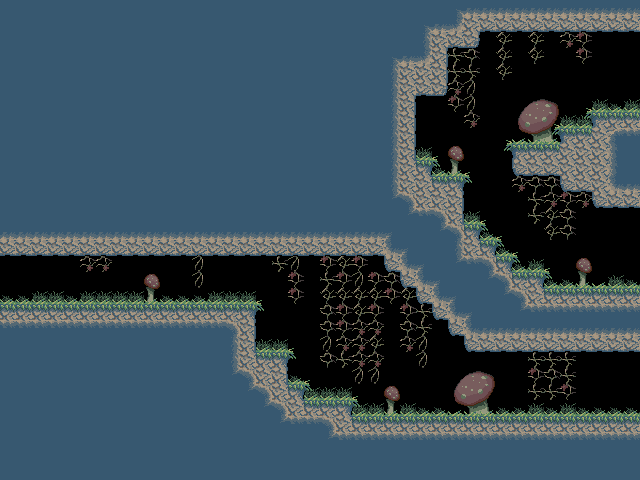

This is a level from a 2D game, rendered from its Tiled map with the project's own tilesets. A one-line summary and the map file follow, with tile-layer data summarised:
An orthogonal 40x30 tile map with 16x16 px tiles, 3 tile layers (FarBack, NearBack, Ground) and 8 objects (4x exit, 4x entrance).

<map version="1.0" orientation="orthogonal" width="40" height="30" tilewidth="16" tileheight="16">
 <properties>
  <property name="name" value="There And Back Again" />
 </properties>
 <tileset firstgid="1" source="tiles.tsx" />
 <layer name="FarBack" width="40" height="30">
  <data>[1200 cells, 164 non-empty, 19 distinct tile ids]</data>
 </layer>
 <layer name="NearBack" width="40" height="30">
  <data>[1200 cells, 79 non-empty, 7 distinct tile ids]</data>
 </layer>
 <layer name="Ground" width="40" height="30">
  <data>[1200 cells, 857 non-empty, 20 distinct tile ids]</data>
 </layer>
 <objectgroup name="Connections" width="40" height="30">
  <object type="exit" x="0" y="256" width="16" height="48">
   <properties>
    <property name="entrance" value="right" />
    <property name="from" value="right" />
    <property name="to" value="rise" />
   </properties>
  </object>
  <object name="left" type="entrance" x="0" y="272" width="32" height="32" />
  <object type="exit" x="624" y="352" width="16" height="64">
   <properties>
    <property name="entrance" value="bottomLeft" />
    <property name="from" value="left" />
    <property name="to" value="lostWoods" />
   </properties>
  </object>
  <object name="bottomRight" type="entrance" x="608" y="384" width="32" height="32" />
  <object type="exit" x="624" y="208" width="16" height="80">
   <properties>
    <property name="entrance" value="middleLeft" />
    <property name="from" value="left" />
    <property name="to" value="lostWoods" />
   </properties>
  </object>
  <object name="middleRight" type="entrance" x="608" y="256" width="32" height="32" />
  <object name="topRight" type="entrance" x="608" y="80" width="32" height="32" />
  <object type="exit" x="624" y="32" width="16" height="80">
   <properties>
    <property name="entrance" value="topLeft" />
    <property name="from" value="left" />
    <property name="to" value="lostWoods" />
   </properties>
  </object>
 </objectgroup>
</map>
